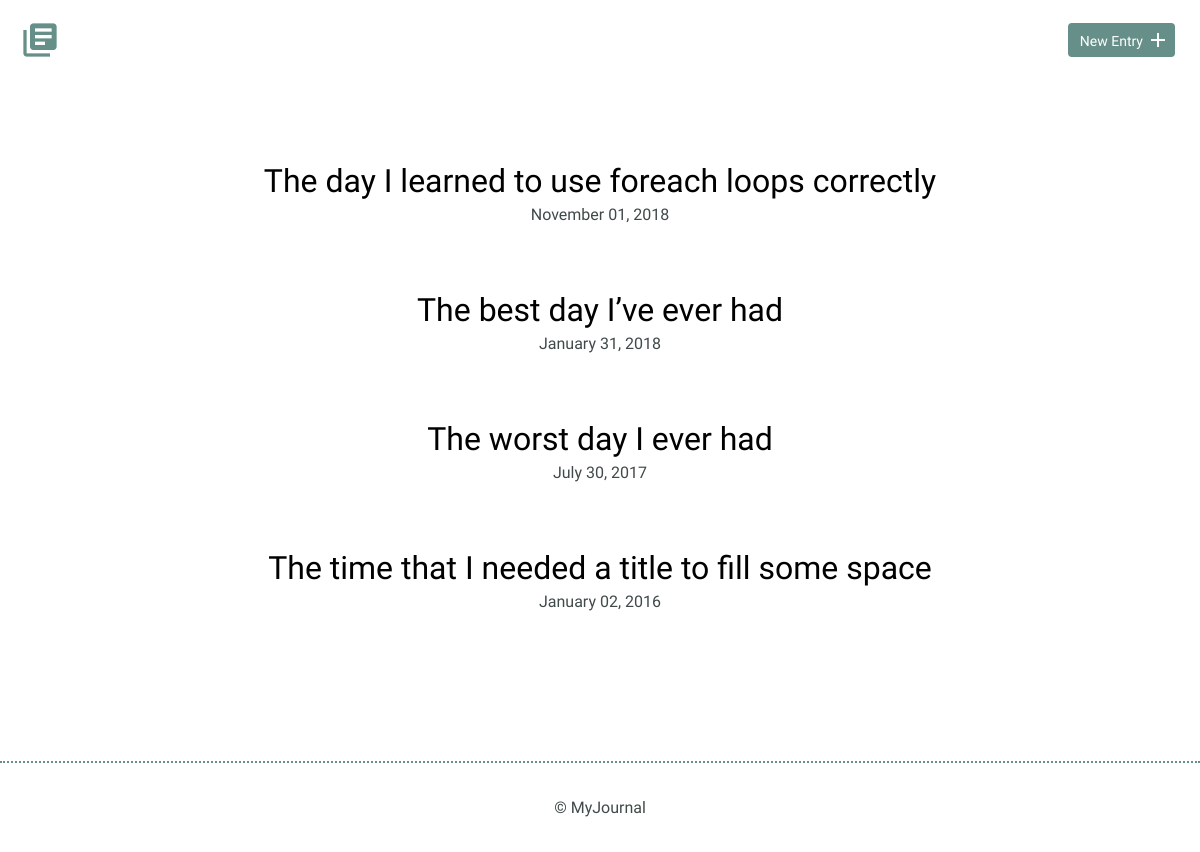
Before: / with the older database file.
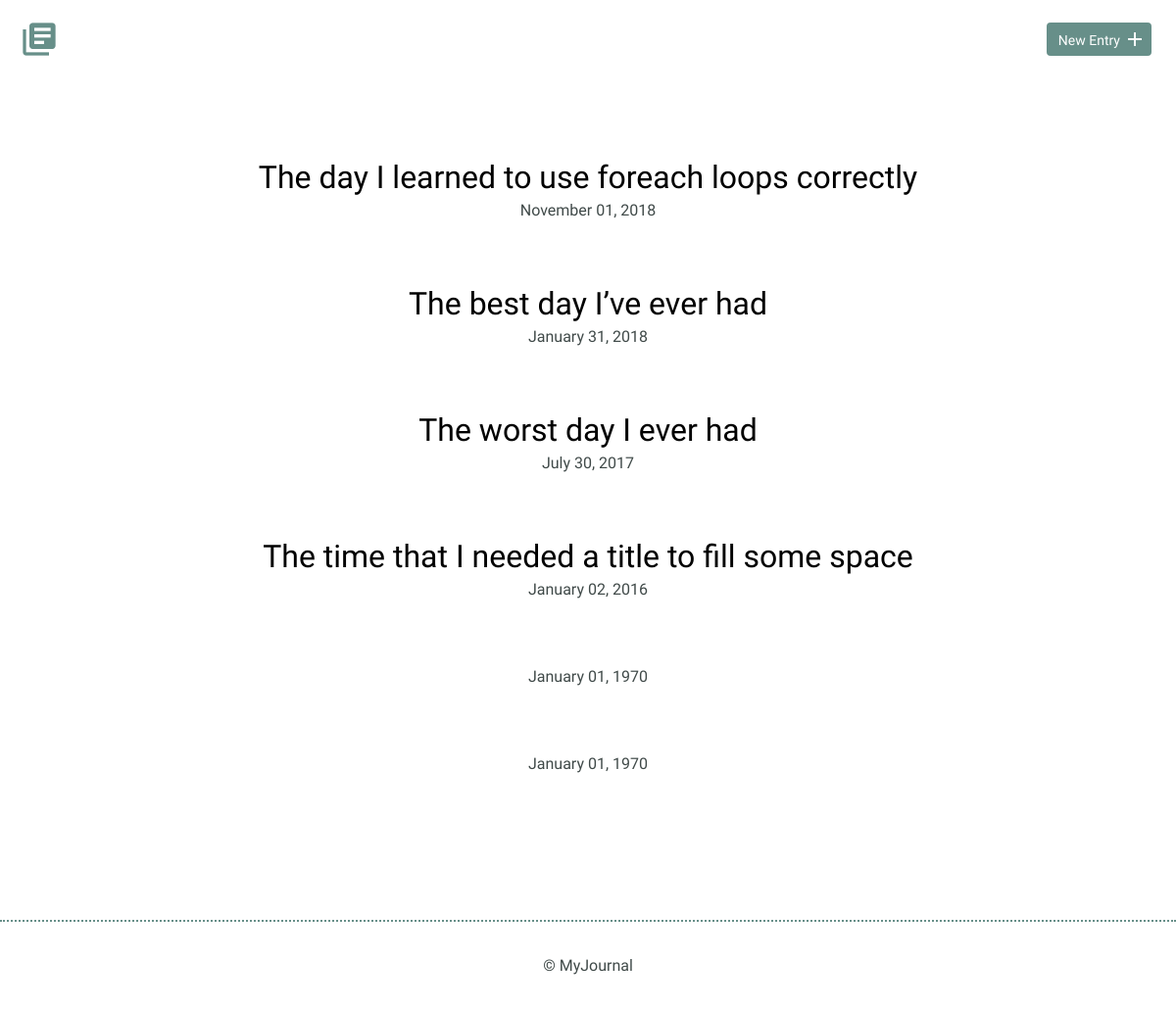
After: the same page with the newer database file.
### tables this page shows
CREATE TABLE "journal" (
	`journal_id`	INTEGER,
	`title`	TEXT,
	`date`	TEXT,
	`time_spent`	INTEGER,
	`entry`	TEXT,
	PRIMARY KEY(`journal_id`)
);

### inc/functions.php (called while the page is built, shortened)
<?php
function list_entries() {
    include('connection.php');
  try {
         return $db->query("SELECT * FROM journal ORDER BY date DESC");
        }  catch (Exception $e) {
      echo "Error: " . $e->getMessage();
      exit;
  }
  return array();
}

### index.php (the view)
<?php
require('inc/connection.php');
include('inc/functions.php');
include('inc/header.php');
?>
      <section>
            <div class="container">
                <div class="entry-list">
                    <?php
              foreach(list_entries() as $entry) {
                      $getdate = $entry['date'];
                      $date = date("F d, Y", strtotime($getdate));
                      echo '<article><h2><a href="detail.php?q='
                      . $entry["journal_id"]
                      . '">' .$entry['title']
                      . '</a></h2>';
                      echo '<time datetime="'
                      . $getdate . '">'
                      . $date . '</time></article>';
                  }
                              ?>
                </div>
            </div>
        </section>
        <?php include('inc/footer.php'); ?>
    </body>
</html>

### inc/header.php (shortened to what this page needs)
<html>
    <head>
        <link rel="stylesheet" href="css/normalize.css">
        <link rel="stylesheet" href="css/site.css">
    </head>
    <body>
        <header>
            <div class="container">
                <div class="site-header">
                    <a class="logo" href="index.php"><i class="material-icons">library_books</i></a>
                    <a class="button icon-right" href="new.php"><span>New Entry</span> <i class="material-icons">add</i></a>
                </div>
            </div>
        </header>

### inc/footer.php
<?php
echo "<footer>
    <div>
        &copy; MyJournal
    </div>
</footer>";
 ?>

### css/site.css (style rules this page uses)
body { font-size: 16px; color: #404a49; font-family: 'Cousine', serif; font-weight: 400; }
.container { margin: 0 auto; padding: 0 25px; }
header .site-header { margin: 0 auto; height: 95px; }
header .logo i { color: #678f89; margin: 20px 0 0 -5px; float: left; font-size: 40px; }
header .button { float: right; margin: 33px 0 0 0; }
footer { text-align: center; padding: 35px 0; border-top: 2px dotted #678f89; }
.button { padding: 8px 10px 6px 10px; background: #678f89; border: 2px solid #678f89; border-radius: 4px; text-decoration: none; color: #FFF; position: relative; text-align: center; font-size: 14px; }
.button.icon-right { padding-right: 30px; top: -10px; }
.button.icon-right i { position: absolute; top: 3px; right: 3px; }
h1, h2, h3 { margin: 0; font-weight: 400; line-height: 1em; color: #000; }
h2 { font-size: 32px; }
h2 a { text-decoration: none; color: #000; }
.entry-list, .edit-entry, .new-entry { max-width: 800px; margin: 0 auto; padding: 70px 0 150px 0; }
.entry-list article { margin-bottom: 70px; text-align: center; }
.entry-list article:last-child { margin-bottom: 0; }
.entry-list article h2 { margin-bottom: 8px; }

Changed rows visible on the page:
added journal: date "January 01, 1970"
added journal: date "January 01, 1970"
